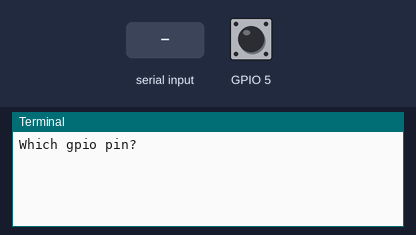
A program run on a simulated Raspberry Pi (BCM pin numbers). Shown: the last lines printed to the terminal. The inputs (shaded band) are chosen by the test bench; at power-on: GPIO 5 LOW.

Above: at 1.2 s.
1.3 s: "5" typed at the terminal
At 2.2 s:
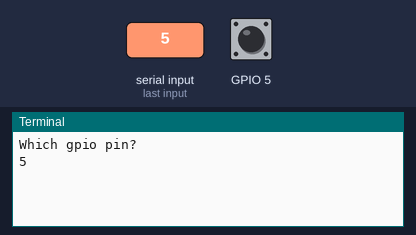
2.8 s: GPIO 5 pulled HIGH for 0.15 s
At 3.3 s:
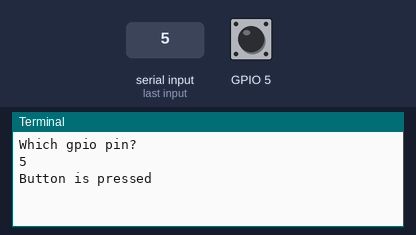

The program:

button_basic.py
```python
"""
Web : https://gpiozero.readthedocs.io/en/v1.3.1/recipes.html#button
Usage : python button_basic.py
"""
from gpiozero import Button
from sys import exit
import signal

def button_pressed():
	print("Button is pressed");

try:
	gpio_pin_num = int(raw_input("Which gpio pin?"))
except ValueError:
	print "Oops! That was no valid number. Try again.."
	exit()

button = Button(gpio_pin_num, pull_up=False)
button.when_pressed = button_pressed

try:
	signal.pause()
except KeyboardInterrupt:
	pass
finally:
	print("Handling Ctrl+C")
```

Measured:
- after the input at 1.3 s, the terminal: prints a new line at once (image 1)
- after the input at 2.8 s, the terminal: prints a new line at once (image 2)
